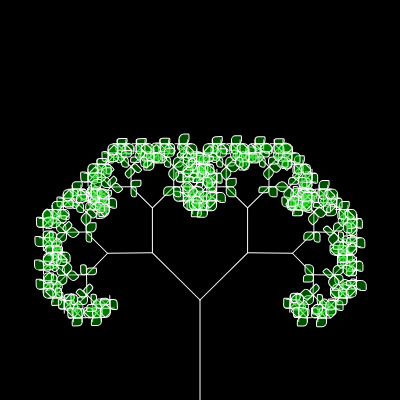
Frame 1 (no input)
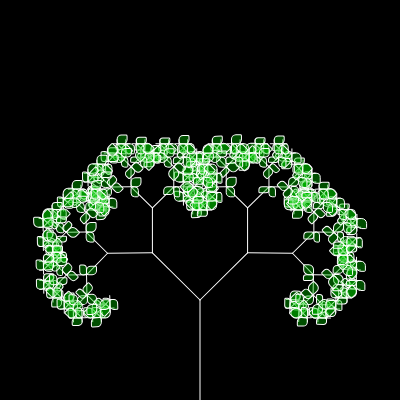
Frame 60 (no input)
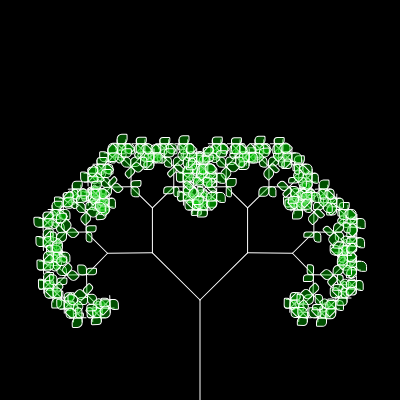
Frame 120 (the mouse pressed at the canvas centre since frame 60)

The p5.js sketch that drew these frames (run headless with seeded random() and noise() and a simulated clock; from frame 60 on, the mouse is pressed at the canvas centre):

// p5.js sketch
// ── sketch.js
let h = 100;
let w = 10;
let x, y;

let slider;
let angle;

function setup() {
  createCanvas(400, 400);
  slider = createSlider(0, TWO_PI, PI / 4, 0.01);
}

function draw() {
  translate(width / 2, height);
  background(0);
  angle = slider.value();
  stroke(255);

  branch(h);
}

function branch(len) {
  if (len < 4) {
    return;
  }

  if (len < 30) {
    fill(0, 200, 0, 100);
    rect(0, 0, random(5, 10), 10, 2, 10, 1, 10);
  }

  line(0, 0, 0, -len);
  translate(0, -len);

  // push and pop current state ko save karke rakhenge taki
  // next function call mein same cheej ja sake

  push();
  rotate(angle);
  branch(len * 0.67);
  pop();
  push();
  rotate(-angle);
  branch(len * 0.67);
  pop();
}
